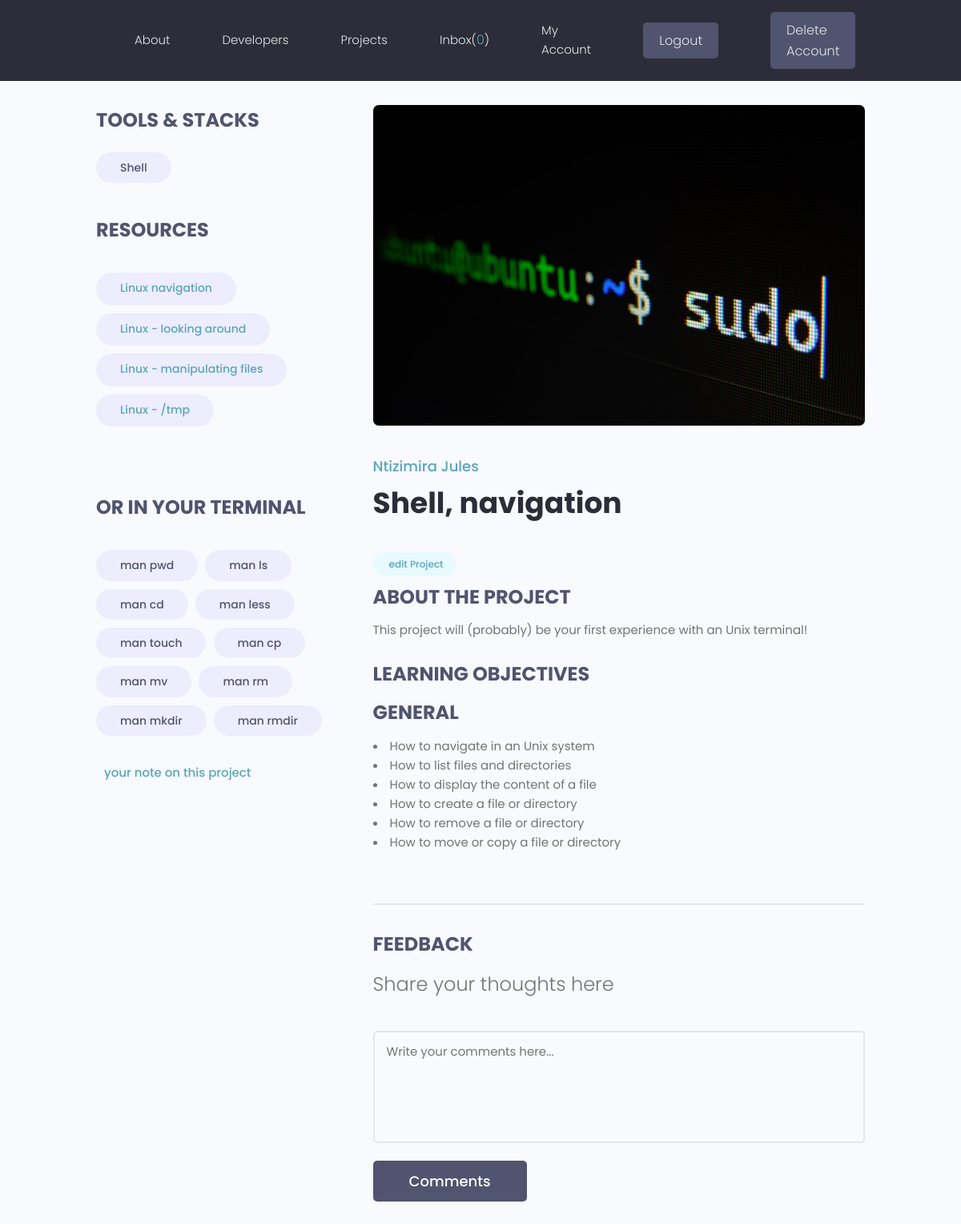
The page /single_project/25007e33-4761-4d61-a195-6f40b6ad773d (signed in) on the database as committed earlier.
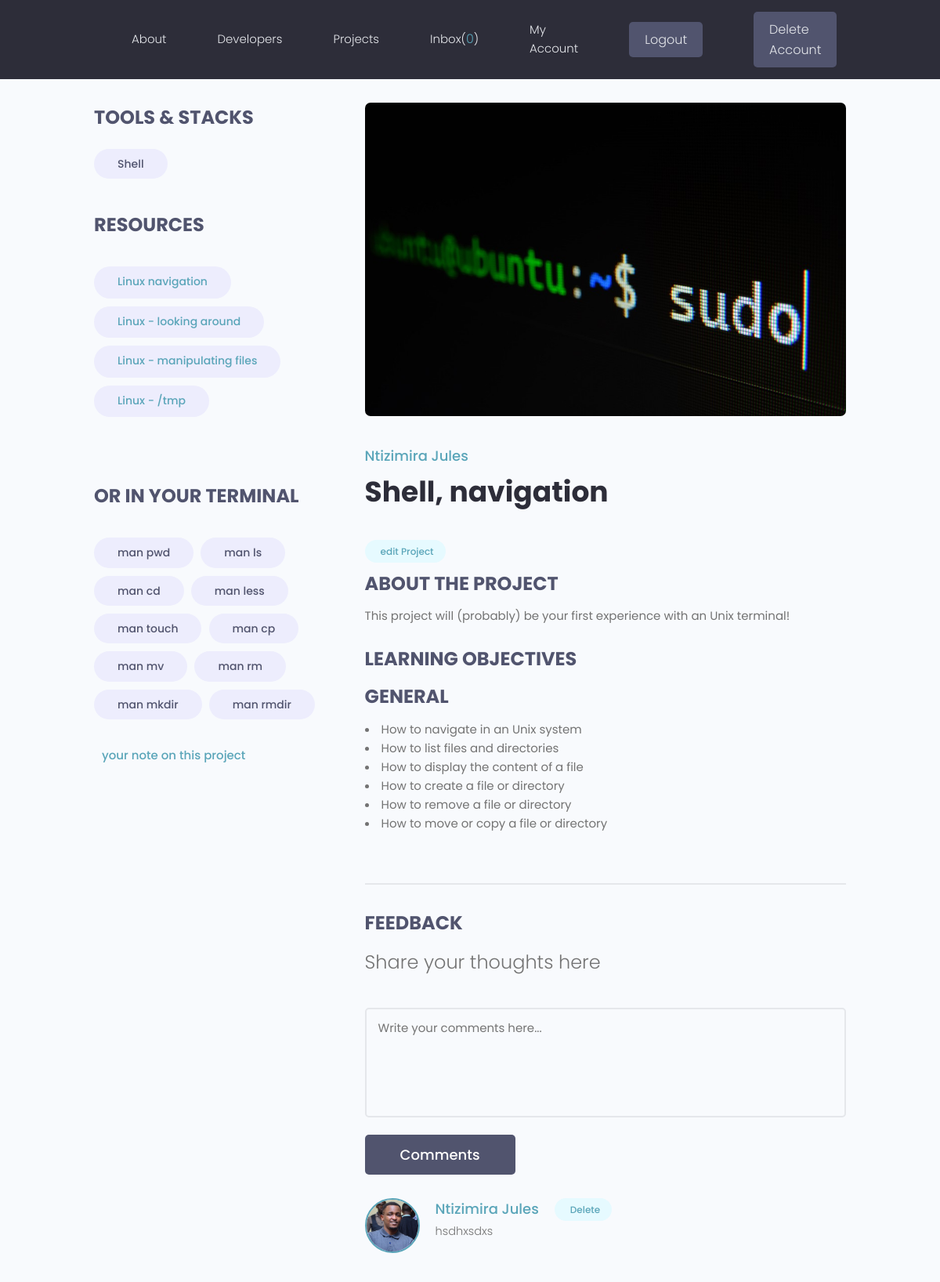
The same page on the database as committed later.
### models/project.py (models this page shows, shortened)
class Tag (BaseModel, Base):
    __tablename__ = 'tags'
    name =  Column(String(200), nullable=False)

### models/link.py (models this page shows, shortened)
class Link(BaseModel, Base):
    __tablename__ = 'links'
    name = Column(String(200), nullable=False)
    url = Column(String(2000), nullable=False)
    project_id = Column(String(60), ForeignKey('projects.id'), nullable=False)

### models/takeaway.py (models this page shows, shortened)
class Takeaway(BaseModel, Base):
    __tablename__ = 'takeaways'
    text = Column(String(200), nullable=False)
    project_id = Column(String(60), ForeignKey('projects.id'), nullable=False)

### models/subtitle.py (models this page shows, shortened)
class Subtitle(BaseModel, Base):
    __tablename__ = 'subtitles'
    text = Column(String(200), nullable=False)
    project_id = Column(String(60), ForeignKey('projects.id'), nullable=False)
    objectives = relationship("Objective", backref="subtitle", cascade="all, delete-orphan")

### models/objective.py (models this page shows, shortened)
class Objective(BaseModel, Base):
    __tablename__ = 'objectives'
    text = Column(String(2000), nullable=False)
    project_id = Column(String(60), ForeignKey('projects.id'), nullable=False)
    subtitle_id = Column(String(60), ForeignKey('subtitles.id'), nullable=True)

### models/comment.py (models this page shows, shortened)
class Comment(BaseModel, Base):
    __tablename__ = 'comments'
    project_id = Column(String(60), ForeignKey('projects.id', ondelete='CASCADE'), nullable=False)
    profile_id = Column(String(60), ForeignKey('profiles.id', ondelete='SET NULL'), nullable=True)
    text = Column(Text, nullable=True)

### models/user.py (models this page shows, shortened)
class Profile(BaseModel, Base):
    __tablename__ = 'profiles'
    user_id = Column(String(60), ForeignKey('users.id'))
    user = relationship("User", back_populates="profile")
    username = Column(String(150), nullable=False, unique=True)
    email = Column(String(150), nullable=False)
    name = Column(String(150), nullable=False)
    bio = Column(Text, nullable=True)
    location = Column(String(150), nullable=True)
    headline = Column(String(250), nullable=True)
    profile_image_url = Column(String(2000), default='images/profiles/user-default.png')
    social_github = Column(String(200), nullable=True)
    social_linkdin = Column(String(200), nullable=True)
    social_youtube = Column(String(200), nullable=True)
    social_twitter = Column(String(200), nullable=True)
    skills = relationship("Skill", backref="profile",
                          cascade="all, delete, delete-orphan")
    comments = relationship("Comment", backref="profile", cascade="all, delete-orphan")
    rates = relationship("Rate", backref="profile", cascade="all, delete-orphan")
    notes = relationship("Note", backref="profile", cascade="all, delete-orphan")

### webdynamic/views/projects.py (the view)
@app_views.route('/single_project/<id>', methods=['GET', 'POST'], strict_slashes=False)
def single_project(id):
    project = storage.get(Project, id)
    if project:
        return render_template('single_project.html', project=project)
    else:
        return redirect(url_for('app_views.projects'))

### models/engine/dbManager.py (called while the page is built)
    def all(self, cls=None):
        new_dict = {}
        for clss in classes:
            if cls is None or cls is classes[clss] or cls is clss:
                objs = self.__session.query(classes[clss]).all()
                for obj in objs:
                    key = obj.__class__.__name__ + '.' + obj.id
                    new_dict[key] = obj
        return (new_dict)

    def get(self, cls, id):
        for obj in self.all(cls).values():
            if id == obj.id:
                return obj

### models/user.py (called while the page is built)
    @property
    def unread(self):
        messages = sorted(self.received_messages, key=lambda x: x.created_at, reverse=True)
        unread = sum(1 for message in messages if not message.is_read)
        return unread

### webdynamic/app.py (called while the page is built)
def linebreaksbr(value):
    return Markup(value.replace('\n', '<br>'))

@login_manager.user_loader
def load_user(user_id):
    user = storage.get(User, user_id)
    return user

@app.context_processor
def inject_user():
    return dict(current_user=current_user)

### webdynamic/templates/single_project.html (shortened to what the changed rows need)
{% extends 'main.html' %}
{% block content %}
<main class="singleProject my-md">
    <div class="container">
      <div class="layout">
        <div class="column column--1of3">
          <div class="singleProject__toolStack">
            {% for tag in project.tags %}
            <span class="tag tag--pill tag--sub tag--lg">
              <small>{{tag.name}}</small>
            </span>
            {% endfor %}
          </div>
          {% if project.links %}
          <br>
          {% for link in project.links %}
            <span class="tag tag--pill tag--sub tag--lg">
              <small><a href="{{link.url}}">{{link.name}}</a></small>
            </span>
            {% endfor %}
            {% endif %}
            <br>
            <br>
            <br>
            <br>
          {% if project.takeaways %}
          <br>
            {% for takeaway in project.takeaways %}
              <span class="tag tag--pill tag--sub tag--lg">
                <small>{{takeaway.text}}</small>
              </span>
            {% endfor %}
          {% endif %}
          {% if current_user.is_authenticated %}
          <br>
          <br>
          {% endif %}
        </div>
        <div class="column column--2of3">
          <img class="singleProject__preview" src="{{url_for('static', filename=project.image_url)}}" alt="portfolio thumbnail" />
          <a href="{{url_for('app_views.profile', profile_id=project.user.profile.id)}}" class="singleProject__developer">{{project.user.profile.name}}</a>
          <h2 class="singleProject__title">{{project.title}}</h2>
          {% if current_user.is_authenticated and current_user.id == project.user.id %}
          <td class="settings__tableActions">
            <a class="tag tag--pill tag--main settings__btn" href="{{url_for('app_views.update_project', project_id=project.id)}}">
              edit Project </a>
          </td>
          {% endif %}
          {% if project.description %}
          <h3 class="singleProject__subtitle">About the Project</h3>
          <div class="singleProject__info">{{ project.description | linebreaksbr}}</div>
          <br>
          {% endif %}
          <h3 class="singleProject__subtitle">Learning Objectives</h3>
          {% if project.objectives %}
            {% for subtitle in project.subtitles %}
              <h3 class="singleProject__subtitle">{{subtitle.text}}</h3>
              {% for objective in subtitle.objectives %}
              <li>{{objective.text}}</li>
              {% endfor %}
              <br>
            {% endfor %}
          {% endif %}
          <div class="comments">
            <h3 class="singleProject__subtitle">Feedback</h3>
            <h5 class="project--rating">
            </h5>
            <form class="form" action="{{url_for('app_views.add_comment', project_id=project.id)}}" method="POST">
            </form>
            <div class="commentList">
                {% for comment in project.comments %}
              <div class="comment">
                <a href="{{url_for('app_views.profile', profile_id=comment.profile.id)}}">
                  <img class="avatar avatar--md"
                    src="{{url_for('static', filename=comment.profile.profile_image_url)}}" alt="user" />
                </a>
                <div class="comment__details">
                  <a href="{{url_for('app_views.profile', profile_id=comment.profile.id)}}" class="comment__author">{{comment.profile.name}}</a>
                  <p class="comment__info">{{comment.text}}</p>
                </div>
                {% if current_user.is_authenticated and current_user.profile.id == comment.profile.id %}
                <td class="settings__tableActions">
                  <a class="tag tag--pill tag--main settings__btn" href="{{url_for('app_views.delete_comment', comment_id=comment.id, project_id=project.id)}}">
                    Delete</a>
                </td>
                {% endif %}
              </div>
              {% endfor %}
            </div>
          </div>
        </div>
      </div>
    </div>
  </main>
{% endblock %}

Rows that differ between the two databases and show on the page:
added Comment: profile_image_url (picture), profile.name "Ntizimira Jules", text "hsdhxsdxs"
